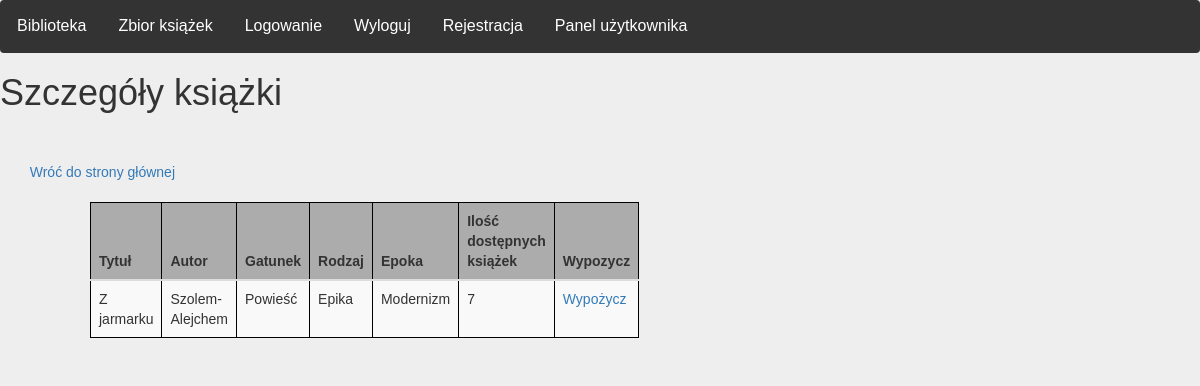
Page /index/details/18 (signed in) on the committed database.
### main_library/models.py (models this page shows)
class Bookshelf(models.Model):
    kind = models.TextField(default='')
    title = models.TextField(default='')
    author = models.TextField(default='')
    epoch = models.TextField(default='')
    genre = models.TextField(default='')
    quantity = models.IntegerField(default=random.randint(0, 10))

### main_library/views.py (the view)
# urls.py: path('index/details/<int:id>', views.details, name = 'details'),
@login_required
def details(request, id):
    book_details = Bookshelf.objects.get(pk=id)
    return render(
        request,
        "main_library/details.html",
        {'book_details': book_details}
    )

### main_library/templates/main_library/details.html (shortened to what this page needs)
{% extends "main_library/base.html" %}
{% block content %}
<h1>Szczegóły książki</h1>
<div class="row" style = "backgroundcolor: #F9F8F7">
    <br><br>
    <div class = "col-md-2" align="right">
        <a href="/"> Wróć do strony głównej </a>
    </div>
    <br><br>
<div class="row">
    <div class="col-md-1"></div>
    <div class="col-md-5">
        <table class="table table-dark table-striped" >
            <thead>
              <tr>
                  <th>Tytuł</th>
                  <th>Autor</th>
                  <th>Gatunek</th>
                  <th>Rodzaj</th>
                  <th>Epoka</th>
                  <th>Ilość dostępnych książek</th>
                  <th> Wypozycz</th>
              </tr>
            </thead>
                <tr>
                    <td>{{ book_details.title }} </td>
                    <td> {{ book_details.author }}</td>
                    <td> {{ book_details.genre }} </td>
                    <td> {{ book_details.kind }} </td>
                    <td> {{ book_details.epoch }} </td>
                    <td> {{ book_details.quantity }} </td>
                    <td> <a href="{% url 'rent' book_details.id %}"> Wypożycz </a> </td>
                </tr>
        </table>
    </div>
</div>
{% endblock %}

### main_library/templates/main_library/base.html (style rules this page uses)
body { font-family: Arial, Helvetica, sans-serif; margin: 0; background-color: #EEEEEF; }

### main_library/templates/main_library/details.html (style rules this page uses)
table { width: 100%; border: 1px solid #000; background-color: white; }
td { width: 25%; text-align: left; vertical-align: top; border: 1px solid #000; border-collapse: collapse; padding: 0.3em; caption-side: bottom; }
th { background-color: #ACACAD; width: 25%; text-align: left; vertical-align: center; border: 1px solid #000; border-collapse: collapse; padding: 0.3em; caption-side: bottom; }

### rows in the picture
Bookshelf: title "Z jarmarku", author "Szolem-Alejchem", genre "Powieść", kind "Epika", epoch "Modernizm", quantity "7"
